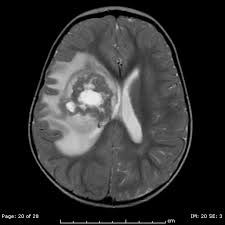
#> input picture 1Perfect.jpg, 225 x 225 px
$ python segmentation.py --image 1Perfect.jpg
#> lines starting #> are read from the running program, lines starting #| are printed output that depends on the picture; after the words box and inside, x2 and y2 are one past the last pixel; in counts of white or black regions, pixels touching at a corner belong together; long printed decimals are rounded
#> further down, image is the input picture: shape (225, 225, 3); min 0, max 241, mean 49.9
### feature_extraction.py
from skimage import measure
from scipy import stats
from scipy.stats import moment
import scipy.stats as ss


def features_set1(image_segmented,original_image):
	regions = measure.regionprops(image_segmented, intensity_image = original_image)
	label = [r.label for r in regions]
	mean_intensity = [r.mean_intensity for r in regions]
	area = [r.area for r in regions]
	perimeter = [r.perimeter for r in regions]
	solidity = [r.solidity for r in regions]
	print(label)
	print(mean_intensity)
	print(area)
	print(perimeter)
	print(solidity)

def flattenArray(twodimage):
    arra = flattened_list = [y for x in twodimage for y in x]
    return arra

def statistics_features(image_data):
	image_data = flattenArray(image_data)
	skewness = ss.skew(image_data)
	print(skewness)
	Kurtosis = ss.kurtosis(image_data)
	print(Kurtosis)
	Entropy = ss.entropy(image_data)
	print(Entropy)
	variance = stats.tvar(image_data)
	print(variance)
	standard_deviation = stats.tstd(image_data)
	print(standard_deviation)

### segmentation.py
import cv2
import feature_extraction as fe
import numpy as np
from skimage import measure

class Segment:
    def __init__(self,segments=5):
        #define number of segments, with default 5
        self.segments=segments

    def noise_removal(self, image):
        image_noiseless = cv2.medianBlur(image, 3)
        image_noiseless=cv2.GaussianBlur(image,(7,7),0)
        return image_noiseless

    def kmeans(self,image):
        image=cv2.GaussianBlur(image,(7,7),0)
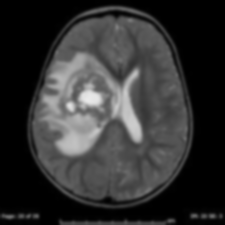
#> image: shape (225, 225, 3); min 0, max 233, mean 50
        vectorized=image.reshape(-1,3)
        vectorized=np.float32(vectorized)
        criteria=(cv2.TERM_CRITERIA_EPS + cv2.TERM_CRITERIA_MAX_ITER, 10, 1.0)
        ret,label,center=cv2.kmeans(vectorized,self.segments,None,criteria,10,cv2.KMEANS_RANDOM_CENTERS)
#> ret = 12277116.9; center = [[175.6, 175.6, 175.6], [128.3, 128.3, 128.3], [84.17, 84.17, 84.17], [54.47, 54.47, 54.47], [1.68, 1.68, 1.68]]
        print(center)
#| [[175.607   175.607   175.607  ]
#|  [128.263   128.263   128.263  ]
#|  [ 84.168   84.168   84.168 ]
#|  [ 54.470   54.470   54.470 ]
#|  [  1.680   1.680   1.680]]
        res = center[label.flatten()]
        segmented_image = res.reshape((image.shape))
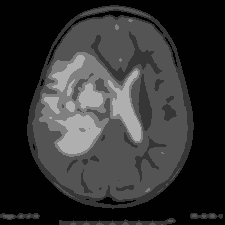
#> segmented_image: shape (225, 225, 3) float32; min 1.68, max 175.6, mean 50
        return label.reshape((image.shape[0],image.shape[1])),segmented_image.astype(np.uint8)


    def extractComponent(self,image,label_image,label):
        component=np.zeros(image.shape,np.uint8)
        component[label_image==label]=image[label_image==label]
        return component

    def image_gray_scale(self, image):
        image_gray = cv2.cvtColor( image, cv2.COLOR_RGB2GRAY)
        return image_gray


if __name__=="__main__":
    import argparse
    import sys
    ap = argparse.ArgumentParser()
    ap.add_argument("-i", "--image", required = True, help = "Path to the image")
    ap.add_argument("-n", "--segments", required = False, type = int,
        help = "# of clusters")
    args = vars(ap.parse_args())
    image=cv2.imread(args["image"])
    #cv2.imshow("Original",image) #original image

    if len(sys.argv)==3:
        seg = Segment()
        label,result= seg.kmeans(image)
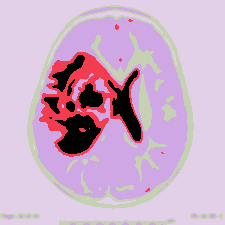
#> label: shape (225, 225) int32; 5 distinct labels, from 0 to 4; one colour per label, 0 black
    else:
        seg=Segment(args["segments"])
        label,result=seg.kmeans(image)

    #cv2.imshow("segmented",result) #image after segmentation

    #Labeled Gray Scale image
    label_gray_scale = seg.image_gray_scale(result)

    result=seg.extractComponent(image,label,0)
#> in extractComponent, `component[label_image==label]=image[label_image==label]`:
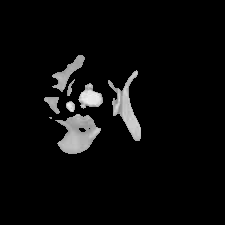
#> component: shape (225, 225, 3); min 0, max 241, mean 11.1

    #Segmented Gray Scale Image.
    result_img = seg.image_gray_scale(result)
    fe.statistics_features(result_img)
#> in flattenArray, `arra = flattened_list = [y for x in twodimage for y in x]`: arra = 50625 items
#> in statistics_features, `skewness = ss.skew(image_data)`: skewness = 3.74
#| 3.736
#> in statistics_features, `Kurtosis = ss.kurtosis(image_data)`: Kurtosis = 12.23
#| 12.234
#> in statistics_features, `Entropy = ss.entropy(image_data)`: Entropy = 8.04
#| 8.039
#> in statistics_features, `variance = stats.tvar(image_data)`: variance = 1891
#| 1890.954
#> in statistics_features, `standard_deviation = stats.tstd(image_data)`: standard_deviation = 43.49
#| 43.485


    #Orignal Gray Scale Image.
    orig_gray_image = seg.image_gray_scale(image)

    fe.features_set1(label_gray_scale , orig_gray_image)
#> in features_set1, `regions = measure.regionprops(image_segmented, intensity_image = origi..`: regions = 5 regions; box (x1, y1, x2, y2) and area: (0, 0, 225, 225) 23934, (3, 7, 215, 225) 14334, (0, 5, 223, 225) 6101, (39, 19, 164, 192) 3135, (44, 55, 141, 154) 3121
#> in features_set1, `label = [r.label for r in regions]`: label = [1, 54, 84, 128, 175]
#> in features_set1, `mean_intensity = [r.mean_intensity for r in regions]`: mean_intensity = [0.423, 54.09, 85.39, 127.8, 179.5]
#> in features_set1, `area = [r.area for r in regions]`: area = [23934, 6101, 14334, 3135, 3121]
#> in features_set1, `perimeter = [r.perimeter for r in regions]`: perimeter = [2115.6, 3147.5, 2707.3, 1424.2, 727.2]
#> in features_set1, `solidity = [r.solidity for r in regions]`: solidity = [0.473, 0.173, 0.44, 0.225, 0.409]
#| [1, 54, 84, 128, 175]
#| [0.4227, 54.091, 85.391, 127.850, 179.527]
#| [23934.0, 6101.0, 14334.0, 3135.0, 3121.0]
#| [2115.596, 3147.549, 2707.307, 1424.195, 727.216]
#| [0.4728, 0.1726, 0.4399, 0.2249, 0.4087]

    cv2.imshow("extracted",result_img)
    cv2.waitKey(0)
